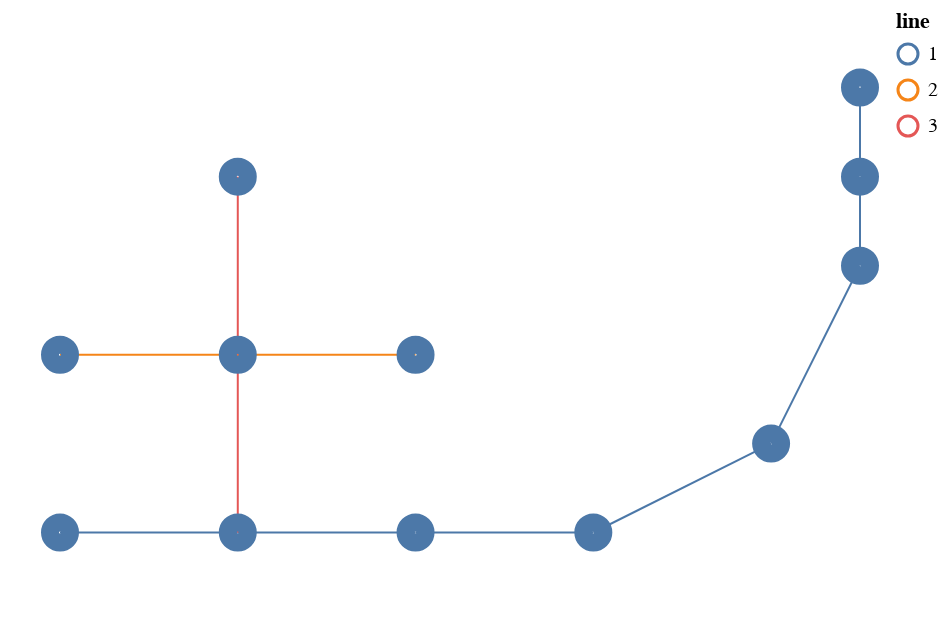

The code cell stored with this chart in its notebook:
### Markdown cell above
# Dataset

### Code cell
dataset = MetroDataset(CONFIG.lines, init_nb=20)
num_nodes = dataset.cg.num_nodes()
dataset.cg.altair_graph(dataset.cg.graph, 10)

### Figure 1 — Vega-Lite specification as saved in the notebook (floating-point values rounded to 4 significant figures)
{"config": {"view": {"continuousWidth": 400, "continuousHeight": 300}}, "layer": [{"data": {"name": "data-cd294e0506c33503936450137b2c2ec7"}, "mark": {"type": "geoshape", "filled": false}, "encoding": {"color": {"field": "line", "type": "nominal"}, "size": {"field": "weight", "type": "quantitative"}}}, {"data": {"name": "data-4b7eac4fedadb9b915545ef898a15ccc"}, "mark": {"type": "geoshape", "filled": false, "strokeWidth": 10}}], "$schema": "https://vega.github.io/schema/vega-lite/v4.17.0.json", "datasets": {"data-cd294e0506c33503936450137b2c2ec7": [{"weight": 0.3, "line": 1, "type": "Feature", "geometry": {"type": "LineString", "coordinates": [[0.0, 0.0], [2.0, 0.0]]}}, {"weight": 0.3, "line": 1, "type": "Feature", "geometry": {"type": "LineString", "coordinates": [[2.0, 0.0], [4.0, 0.0]]}}, {"weight": 0.2, "line": 3, "type": "Feature", "geometry": {"type": "LineString", "coordinates": [[2.0, 0.0], [2.0, 2.0]]}}, {"weight": 0.3, "line": 1, "type": "Feature", "geometry": {"type": "LineString", "coordinates": [[4.0, 0.0], [6.0, 0.0]]}}, {"weight": 0.3, "line": 1, "type": "Feature", "geometry": {"type": "LineString", "coordinates": [[6.0, 0.0], [8.0, 1.0]]}}, {"weight": 0.3, "line": 1, "type": "Feature", "geometry": {"type": "LineString", "coordinates": [[8.0, 1.0], [9.0, 3.0]]}}, {"weight": 0.3, "line": 1, "type": "Feature", "geometry": {"type": "LineString", "coordinates": [[9.0, 3.0], [9.0, 4.0]]}}, {"weight": 0.3, "line": 1, "type": "Feature", "geometry": {"type": "LineString", "coordinates": [[9.0, 4.0], [9.0, 5.0]]}}, {"weight": 0.3, "line": 2, "type": "Feature", "geometry": {"type": "LineString", "coordinates": [[0.0, 2.0], [2.0, 2.0]]}}, {"weight": 0.3, "line": 2, "type": "Feature", "geometry": {"type": "LineString", "coordinates": [[2.0, 2.0], [4.0, 2.0]]}}, {"weight": 0.2, "line": 3, "type": "Feature", "geometry": {"type": "LineString", "coordinates": [[2.0, 2.0], [2.0, 4.0]]}}], "data-4b7eac4fedadb9b915545ef898a15ccc": [{"station": 0, "side": 0, "line": 0, "contraction": {"8": {"station": 0, "side": 1, "line": 1}, "9": {"station": 0, "side": -1, "line": 1}}, "nodeID": 0, "type": "Feature", "geometry": {"type": "Point", "coordinates": [0.0, 0.0]}}, {"station": 2, "side": 0, "line": 0, "contraction": {"10": {"station": 2, "side": 1, "line": 1}, "11": {"station": 2, "side": -1, "line": 1}, "38": {"station": 2, "side": 1, "line": 3}, "39": {"station": 2, "side": -1, "line": 3}}, "nodeID": 1, "type": "Feature", "geometry": {"type": "Point", "coordinates": [2.0, 0.0]}}, {"station": 4, "side": 0, "line": 0, "contraction": {"12": {"station": 4, "side": 1, "line": 1}, "13": {"station": 4, "side": -1, "line": 1}}, "nodeID": 2, "type": "Feature", "geometry": {"type": "Point", "coordinates": [4.0, 0.0]}}, {"station": 6, "side": 0, "line": 0, "contraction": {"14": {"station": 6, "side": 1, "line": 1}, "15": {"station": 6, "side": -1, "line": 1}}, "nodeID": 3, "type": "Feature", "geometry": {"type": "Point", "coordinates": [6.0, 0.0]}}, {"station": 18, "side": 0, "line": 0, "contraction": {"16": {"station": 18, "side": 1, "line": 1}, "17": {"station": 18, "side": -1, "line": 1}}, "nodeID": 4, "type": "Feature", "geometry": {"type": "Point", "coordinates": [8.0, 1.0]}}, {"station": 39, "side": 0, "line": 0, "contraction": {"18": {"station": 39, "side": 1, "line": 1}, "19": {"station": 39, "side": -1, "line": 1}}, "nodeID": 5, "type": "Feature", "geometry": {"type": "Point", "coordinates": [9.0, 3.0]}}, {"station": 49, "side": 0, "line": 0, "contraction": {"20": {"station": 49, "side": 1, "line": 1}, "21": {"station": 49, "side": -1, "line": 1}}, "nodeID": 6, "type": "Feature", "geometry": {"type": "Point", "coordinates": [9.0, 4.0]}}, {"station": 59, "side": 0, "line": 0, "contraction": {"22": {"station": 59, "side": 1, "line": 1}, "23": {"station": 59, "side": -1, "line": 1}}, "nodeID": 7, "type": "Feature", "geometry": {"type": "Point", "coordinates": [9.0, 5.0]}}, {"station": 20, "side": 0, "line": 0, "contraction": {"27": {"station": 20, "side": 1, "line": 2}, "28": {"station": 20, "side": -1, "line": 2}}, "nodeID": 8, "type": "Feature", "geometry": {"type": "Point", "coordinates": [0.0, 2.0]}}, {"station": 22, "side": 0, "line": 0, "contraction": {"29": {"station": 22, "side": 1, "line": 2}, "30": {"station": 22, "side": -1, "line": 2}, "36": {"station": 22, "side": 1, "line": 3}, "37": {"station": 22, "side": -1, "line": 3}}, "nodeID": 9, "type": "Feature", "geometry": {"type": "Point", "coordinates": [2.0, 2.0]}}, {"station": 24, "side": 0, "line": 0, "contraction": {"31": {"station": 24, "side": 1, "line": 2}, "32": {"station": 24, "side": -1, "line": 2}}, "nodeID": 10, "type": "Feature", "geometry": {"type": "Point", "coordinates": [4.0, 2.0]}}, {"station": 42, "side": 0, "line": 0, "contraction": {"34": {"station": 42, "side": 1, "line": 3}, "35": {"station": 42, "side": -1, "line": 3}}, "nodeID": 11, "type": "Feature", "geometry": {"type": "Point", "coordinates": [2.0, 4.0]}}]}}
